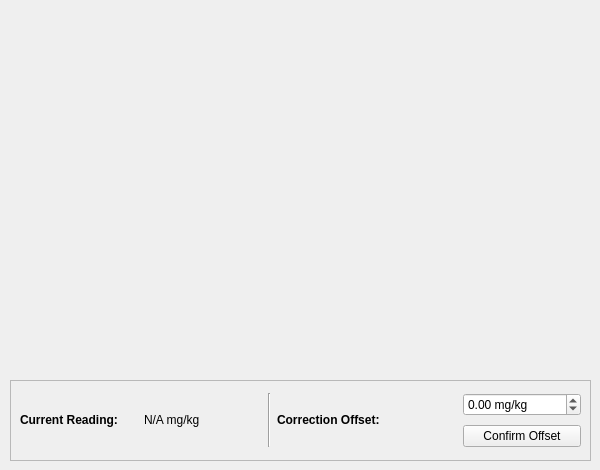
      <widget class="QWidget" name="tab_16">
       <attribute name="title">
        <string>Potassium </string>
       </attribute>
       <widget class="PlotWidget" name="soil_potassium_graphWidget" native="true">
        <property name="geometry">
         <rect>
          <x>10</x>
          <y>10</y>
          <width>581</width>
          <height>361</height>
         </rect>
        </property>
       </widget>
       <widget class="QFrame" name="frame_11">
        <property name="geometry">
         <rect>
          <x>10</x>
          <y>380</y>
          <width>581</width>
          <height>81</height>
         </rect>
        </property>
        <property name="frameShape">
         <enum>QFrame::StyledPanel</enum>
        </property>
        <property name="frameShadow">
         <enum>QFrame::Raised</enum>
        </property>
        <widget class="QWidget" name="gridLayoutWidget_15">
         <property name="geometry">
          <rect>
           <x>10</x>
           <y>10</y>
           <width>561</width>
           <height>61</height>
          </rect>
         </property>
         <layout class="QGridLayout" name="gridLayout_15">
          <item row="0" column="3" rowspan="2">
           <widget class="Line" name="line_17">
            <property name="orientation">
             <enum>Qt::Vertical</enum>
            </property>
           </widget>
          </item>
          <item row="0" column="5">
           <widget class="QDoubleSpinBox" name="soil_potassium_offset_doubleSpinBox">
            <property name="suffix">
             <string> mg/kg</string>
            </property>
            <property name="minimum">
             <double>-500.000000000000000</double>
            </property>
            <property name="maximum">
             <double>500.000000000000000</double>
            </property>
           </widget>
          </item>
          <item row="0" column="1" rowspan="2">
           <widget class="QLabel" name="soil_potassium_label">
            <property name="minimumSize">
             <size>
              <width>0</width>
              <height>0</height>
             </size>
            </property>
            <property name="text">
             <string>&lt;html&gt;&lt;head/&gt;&lt;body&gt;&lt;p&gt;&lt;span style=&quot; font-weight:700;&quot;&gt;Current Reading:&lt;/span&gt;&lt;/p&gt;&lt;/body&gt;&lt;/html&gt;</string>
            </property>
           </widget>
          </item>
          <item row="1" column="5">
           <widget class="QPushButton" name="soil_potassium_offset_pushButton">
            <property name="text">
             <string>Confirm Offset</string>
            </property>
           </widget>
          </item>
          <item row="0" column="2" rowspan="2">
           <widget class="QLabel" name="soil_potassium_value_label">
            <property name="text">
             <string>N/A mg/kg</string>
            </property>
           </widget>
          </item>
          <item row="0" column="4" rowspan="2">
           <widget class="QLabel" name="label_17">
            <property name="minimumSize">
             <size>
              <width>180</width>
              <height>0</height>
             </size>
            </property>
            <property name="text">
             <string>&lt;html&gt;&lt;head/&gt;&lt;body&gt;&lt;p&gt;&lt;span style=&quot; font-weight:700;&quot;&gt;Correction Offset:&lt;/span&gt;&lt;/p&gt;&lt;/body&gt;&lt;/html&gt;</string>
            </property>
           </widget>
          </item>
         </layout>
        </widget>
       </widget>
      </widget>
